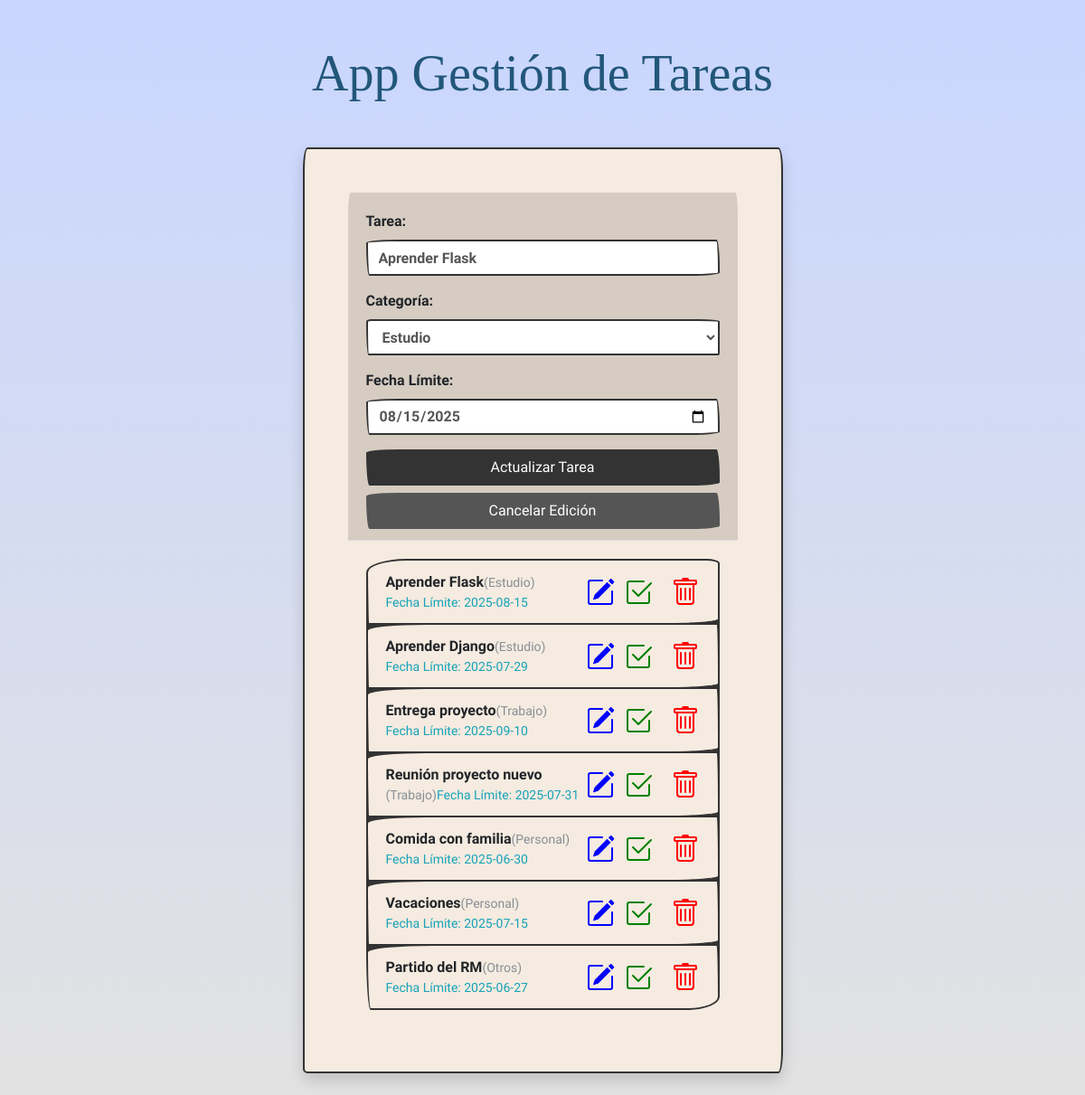
The app's page /editar-tarea/2 with its own data.
### models.py (models this page shows, shortened)
class Tarea(db.Base):
    __tablename__ = "tarea"
    id = Column(Integer, primary_key=True) # Identificador único de cada tarea (no puede haber dos tareas con el mismo id, por eso es primary key)
    contenido = Column(String(200), nullable=False) # Contenido de la tarea, un texto de máximo 200 caracteres
    hecha = Column(Boolean) # Booleano que indica si una tarea ha sido hecha o no
    fecha_limite = Column(Date, nullable = True) # Nueva columna para la fecha límite, puede ser nula
    categoria_id = Column(Integer, ForeignKey('categoria.id'), nullable=True)
    categoria_obj = relationship("Categoria", back_populates="tareas")

class Categoria(db.Base):
    __tablename__ = "categoria"
    id = Column(Integer, primary_key=True)
    nombre = Column(String(100), nullable=False, unique=True)
    tareas = relationship("Tarea", back_populates="categoria_obj")

### main.py (the view)
@app.route("/editar-tarea/<id>")
def editar(id):
    tarea_a_editar = db.session.query(Tarea).filter_by(id=int(id)).first()
    if not tarea_a_editar:
        return redirect(url_for("home"))
    todas_las_tareas = db.session.query(Tarea).all()
    todas_las_categorias = db.session.query(Categoria).all()
    return render_template("index.html",
                           lista_de_tareas = todas_las_tareas,
                           lista_de_categorias = todas_las_categorias,
                           tarea_a_editar = tarea_a_editar)

### templates/index.html (shortened to what this page needs)
<!DOCTYPE html>
<html lang="es">
<head>
    <link rel="stylesheet" href="https://cdn.jsdelivr.net/npm/bootswatch@4.5.2/dist/sketchy/bootstrap.min.css" xintegrity="sha384-RxqHG2ilm4r6aFRpGmBbGTjsqwfqHOKy1ArsMhHusnRO47jcGqpIQqlQK/kmGy9R">
    <link rel="stylesheet" href="{{ url_for('static', filename='main.css')}}">
</head>
<body>
    <main class="container p-4">
        <h1 class="display-4 text-center mt-4 titulo">App Gestión de Tareas</h1>
        <div class="row mt-5">
            <div class="col-md-6 mx-auto my-auto">
                <div class="card p-5 shadow" style="min-height: 480px; background-color:#f5ebe0">
                    <div class="card-header">
                        <form action="{% if tarea_a_editar %}/actualizar-tarea/{{ tarea_a_editar.id }}{% else %}/crear-tarea{% endif %}" method="post">
                            <div class="form-group mt-2">
                                <label for="contenido_tarea">Tarea:</label>
                                <input type="text" class="form-control" name="contenido_tarea" id="contenido_tarea" placeholder="Escribe tu tarea aquí..."
                                    value="{{ tarea_a_editar.contenido if tarea_a_editar else '' }}" required>
                            </div>
                            <div class="form-group mt-2">
                                <label for="categoria_tarea">Categoría:</label>
                                <select class="form-control" name="categoria_tarea" id="categoria_tarea">
                                    {% for categoria in lista_de_categorias %}
                                        <option value="{{ categoria.id }}" {% if tarea_a_editar and tarea_a_editar.categoria_id == categoria.id %}selected{% endif %}>
                                            {{ categoria.nombre }}
                                        </option>
                                    {% endfor %}
                                </select>
                            </div>
                            <div class="form-group mt-2">
                                <label for="fecha_limite_tarea">Fecha Límite:</label>
                                <input type="date" class="form-control" name="fecha_limite_tarea" id="fecha_limite_tarea"
                                    value="{{ tarea_a_editar.fecha_limite.strftime('%Y-%m-%d') if tarea_a_editar and tarea_a_editar.fecha_limite else '' }}">
                            </div>
                            <button type="submit" class="btn btn-primary btn-block">
                                {{ 'Actualizar Tarea' if tarea_a_editar else 'Guardar Tarea' }}
                            </button>
                            {% if tarea_a_editar %}
                            <a href="{{ url_for('home') }}" class="btn btn-secondary btn-block mt-2">Cancelar Edición</a>
                            {% endif %}
                        </form>
                    </div>
                    <div class="card-body">
                        <ul class="list-group">
                            {% for tarea in lista_de_tareas %}
                            <li class="list-group-item d-flex justify-content-between align-items-center">
                                <div class="d-flex flex-wrap align-items-center {% if tarea.hecha == true %} tarea_hecha {% endif %}">
                                    <span>{{ tarea.contenido }}</span>
                                    {% if tarea.categoria_obj %}
                                        <small class="text-muted ms-2">({{ tarea.categoria_obj.nombre }})</small>
                                    {% endif %}
                                    {% if tarea.fecha_limite %}
                                        <small class="text-info ms-2">
                                            Fecha Límite: {{ tarea.fecha_limite.strftime('%Y-%m-%d') }}
                                        </small>
                                    {% endif %}
                                </div>
                                <div class="d-flex align-items-center">
                                <a href="/editar-tarea/{{tarea.id}}" style="text-decoration:none; margin-right: 10px;">
                                </a>
                                <a href="/tarea-hecha/{{tarea.id}}" style="text-decoration:none">
                                </a>
                                <a href="/eliminar-tarea/{{tarea.id}}" style="text-decoration:none; margin-left: 20px;">
                                </a>
                                </div>
                            </li>
                            {% endfor %}
                        </ul>
                    </div>
                </div>
            </div>
        </div>
    </main>
</body>
</html>

### static/main.css (style rules this page uses)
body { background: #C9D6FF; background: -webkit-linear-gradient(to top, #E2E2E2, #C9D6FF); background: linear-gradient(to top, #E2E2E2, #C9D6FF); }
.titulo { color: #22577a; font-family: "Permanent Marker", cursive; font-weight: 400; font-style: normal; }
.list-group-item { background-color: #f5ebe0; }
.card-header { background-color: #d6ccc2; border-bottom: 1px solid #ddd; }

### records on screen
Tarea: contenido_tarea "Aprender Flask", categoria_tarea "Estudio", fecha_limite_tarea "08/15/2025", contenido "Aprender Flask", categoria_obj.nombre "Estudio", fecha_limite "2025-08-15"
Tarea: contenido "Aprender Django", categoria_obj.nombre "Estudio", fecha_limite "2025-07-29"
Tarea: contenido "Entrega proyecto", categoria_obj.nombre "Trabajo", fecha_limite "2025-09-10"
Tarea: contenido "Reunión proyecto nuevo", categoria_obj.nombre "Trabajo", fecha_limite "2025-07-31"
Tarea: contenido "Comida con familia", categoria_obj.nombre "Personal", fecha_limite "2025-06-30"
Tarea: contenido "Vacaciones", categoria_obj.nombre "Personal", fecha_limite "2025-07-15"
Tarea: contenido "Partido del RM", categoria_obj.nombre "Otros", fecha_limite "2025-06-27"

### other values on screen
{{ 'Actualizar Tarea' if tarea_a_editar else 'Guardar Tarea' }} "Actualizar Tarea"
